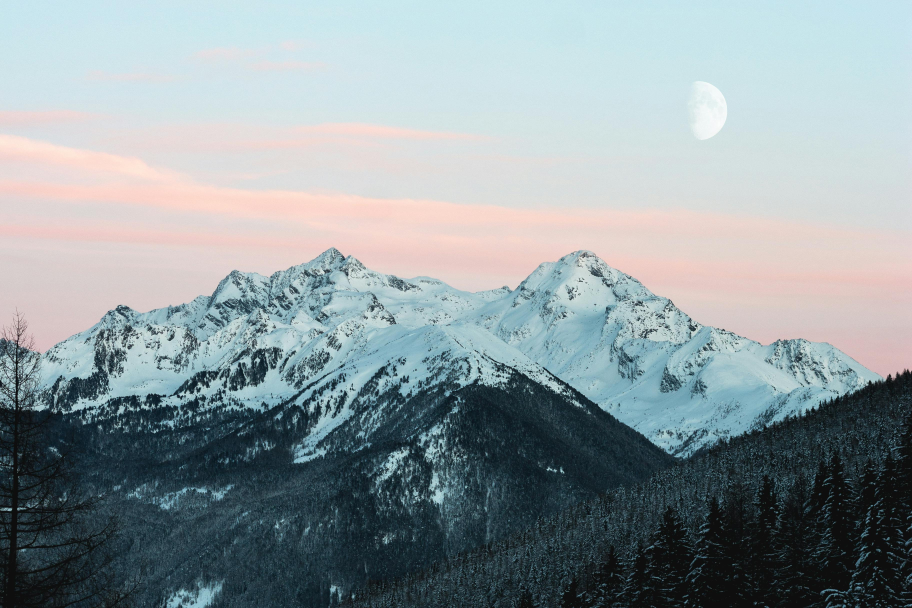
#> input picture images/mountain.jpg, 3648 x 2432 px, found by its file name (shown at 1/4 size); its folder holds only this picture in this run
$ python main.py
#> lines starting #> are read from the running program, lines starting #| are printed output that depends on the picture
import cv2
import os

def apply_filter(image, filter_type):

	match(filter_type):
		case 'grayscale':
			return cv2.cvtColor(image, cv2.COLOR_BGR2GRAY)
		case 'blur':
			return cv2.GaussianBlur(image, (21, 21), 0)
		case 'edge':
			return cv2.Canny(image, 100, 500)
		case _:
			raise ValueError("Unknown filter type")

def main():

	image_dir = "images"

	image_name = input("Enter the name of your image file: ")
#> the answer given: images/mountain.jpg

	image_path = os.path.join(image_dir, image_name)

	image = cv2.imread(image_path)
#> image is the input picture: shape (2432, 3648, 3); mean B, G, R 157.7, 154.2, 142.3


	if image is None:
		print("Could not open or find the file")
		return

	print("Choose a filter to apply:")
	print("[1] Grayscale")
	print("[2] Blur")
	print("[3] Edge Detection")

	choice = int(input("Enter the number of your choice: "))
#> the answer given: 1

	match(choice):
		case 1:
			filter_type = 'grayscale'
		case 2:
			filter_type = 'blur'
		case 3:
			filter_type = 'edge'
		case _:
			print("Invalid choice.")
			return

	filtered_image = apply_filter(image, filter_type)
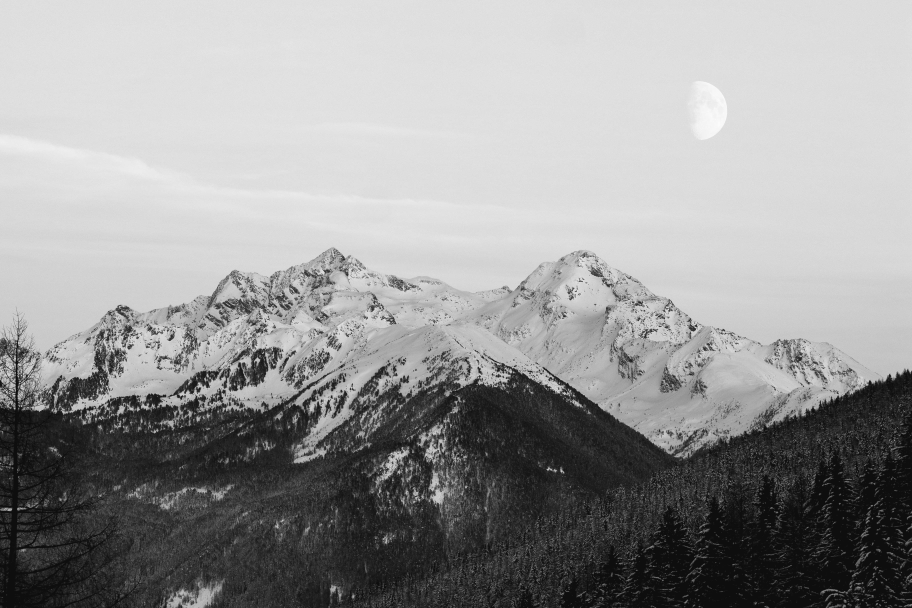
#> filtered_image: shape (2432, 3648) (shown at 1/4 size); min 0, max 253, mean 151

	window_width = 500
	window_height = 500

	cv2.namedWindow("Original Image", cv2.WINDOW_NORMAL)
	cv2.resizeWindow("Original Image", window_width, window_height)
	cv2.imshow("Original Image", image)

	cv2.namedWindow("Filtered Image", cv2.WINDOW_NORMAL)
	cv2.resizeWindow("Filtered Image", window_width, window_height)
	cv2.imshow("Filtered Image", filtered_image)

	cv2.waitKey(0)
	cv2.destroyAllWindows()

if __name__ == '__main__':
	main()
